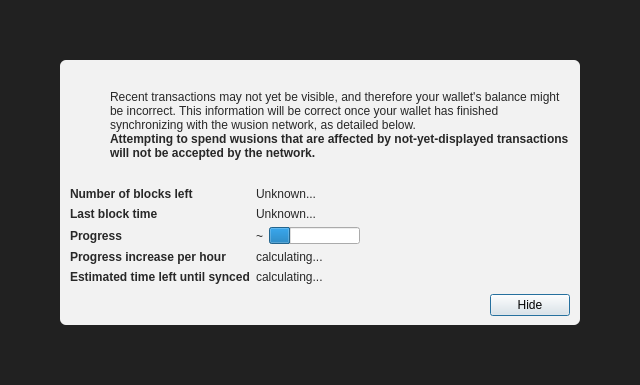
<?xml version="1.0" encoding="UTF-8"?>
<ui version="4.0">
 <class>ModalOverlay</class>
 <widget class="ModalOverlay" name="ModalOverlay">
  <property name="geometry">
   <rect>
    <x>0</x>
    <y>0</y>
    <width>640</width>
    <height>385</height>
   </rect>
  </property>
  <property name="windowTitle">
   <string>Form</string>
  </property>
  <layout class="QVBoxLayout" name="verticalLayout" stretch="0">
   <property name="sizeConstraint">
    <enum>QLayout::SetDefaultConstraint</enum>
   </property>
   <property name="leftMargin">
    <number>0</number>
   </property>
   <property name="topMargin">
    <number>0</number>
   </property>
   <property name="rightMargin">
    <number>0</number>
   </property>
   <property name="bottomMargin">
    <number>0</number>
   </property>
   <item>
    <widget class="QWidget" name="bgWidget" native="true">
     <property name="styleSheet">
      <string notr="true">#bgWidget { background: rgba(0,0,0,220); }</string>
     </property>
     <layout class="QVBoxLayout" name="verticalLayoutMain" stretch="1">
      <property name="leftMargin">
       <number>60</number>
      </property>
      <property name="topMargin">
       <number>60</number>
      </property>
      <property name="rightMargin">
       <number>60</number>
      </property>
      <property name="bottomMargin">
       <number>60</number>
      </property>
      <item>
       <widget class="QWidget" name="contentWidget" native="true">
        <property name="styleSheet">
         <string notr="true">#contentWidget { background: rgba(255,255,255,240); border-radius: 6px; }

QLabel { color: rgb(40,40,40);  }</string>
        </property>
        <layout class="QVBoxLayout" name="verticalLayoutSub" stretch="1,0,0,0">
         <property name="spacing">
          <number>0</number>
         </property>
         <property name="leftMargin">
          <number>10</number>
         </property>
         <property name="topMargin">
          <number>10</number>
         </property>
         <property name="rightMargin">
          <number>10</number>
         </property>
         <property name="bottomMargin">
          <number>10</number>
         </property>
         <item>
          <layout class="QHBoxLayout" name="horizontalLayoutIconText" stretch="0,1">
           <property name="topMargin">
            <number>20</number>
           </property>
           <item>
            <layout class="QVBoxLayout" name="verticalLayoutIcon">
             <property name="leftMargin">
              <number>0</number>
             </property>
             <item>
              <widget class="QPushButton" name="warningIcon">
               <property name="enabled">
                <bool>false</bool>
               </property>
               <property name="text">
                <string/>
               </property>
               <property name="icon">
                <iconset>
                 <normaloff>:/icons/warning</normaloff>
                 <disabledoff>:/icons/warning</disabledoff>:/icons/warning</iconset>
               </property>
               <property name="iconSize">
                <size>
                 <width>48</width>
                 <height>48</height>
                </size>
               </property>
               <property name="flat">
                <bool>true</bool>
               </property>
              </widget>
             </item>
             <item>
              <spacer name="verticalSpacerWarningIcon">
               <property name="orientation">
                <enum>Qt::Vertical</enum>
               </property>
               <property name="sizeHint" stdset="0">
                <size>
                 <width>20</width>
                 <height>40</height>
                </size>
               </property>
              </spacer>
             </item>
            </layout>
           </item>
           <item>
            <layout class="QVBoxLayout" name="verticalLayoutInfoText">
             <property name="leftMargin">
              <number>0</number>
             </property>
             <property name="topMargin">
              <number>0</number>
             </property>
             <item>
              <widget class="QLabel" name="infoText">
               <property name="text">
                <string>Recent transactions may not yet be visible, and therefore your wallet's balance might be incorrect. This information will be correct once your wallet has finished synchronizing with the wusion network, as detailed below.</string>
               </property>
               <property name="textFormat">
                <enum>Qt::RichText</enum>
               </property>
               <property name="wordWrap">
                <bool>true</bool>
               </property>
              </widget>
             </item>
             <item>
              <widget class="QLabel" name="infoTextStrong">
               <property name="font">
                <font>
                 <weight>75</weight>
                 <bold>true</bold>
                </font>
               </property>
               <property name="text">
                <string>Attempting to spend wusions that are affected by not-yet-displayed transactions will not be accepted by the network.</string>
               </property>
               <property name="textFormat">
                <enum>Qt::RichText</enum>
               </property>
               <property name="wordWrap">
                <bool>true</bool>
               </property>
              </widget>
             </item>
             <item>
              <spacer name="verticalSpacerInTextSpace">
               <property name="orientation">
                <enum>Qt::Vertical</enum>
               </property>
               <property name="sizeHint" stdset="0">
                <size>
                 <width>20</width>
                 <height>40</height>
                </size>
               </property>
              </spacer>
             </item>
            </layout>
           </item>
          </layout>
         </item>
         <item>
          <spacer name="verticalSpacerAfterText">
           <property name="orientation">
            <enum>Qt::Vertical</enum>
           </property>
           <property name="sizeHint" stdset="0">
            <size>
             <width>20</width>
             <height>40</height>
            </size>
           </property>
          </spacer>
         </item>
         <item>
          <layout class="QFormLayout" name="formLayout">
           <property name="fieldGrowthPolicy">
            <enum>QFormLayout::FieldsStayAtSizeHint</enum>
           </property>
           <property name="horizontalSpacing">
            <number>6</number>
           </property>
           <property name="verticalSpacing">
            <number>6</number>
           </property>
           <property name="topMargin">
            <number>10</number>
           </property>
           <item row="0" column="0">
            <widget class="QLabel" name="labelNumberOfBlocksLeft">
             <property name="font">
              <font>
               <weight>75</weight>
               <bold>true</bold>
              </font>
             </property>
             <property name="text">
              <string>Number of blocks left</string>
             </property>
            </widget>
           </item>
           <item row="0" column="1">
            <widget class="QLabel" name="numberOfBlocksLeft">
             <property name="text">
              <string>Unknown...</string>
             </property>
            </widget>
           </item>
           <item row="1" column="0">
            <widget class="QLabel" name="labelLastBlockTime">
             <property name="font">
              <font>
               <weight>75</weight>
               <bold>true</bold>
              </font>
             </property>
             <property name="text">
              <string>Last block time</string>
             </property>
            </widget>
           </item>
           <item row="1" column="1">
            <widget class="QLabel" name="newestBlockDate">
             <property name="sizePolicy">
              <sizepolicy hsizetype="Maximum" vsizetype="Preferred">
               <horstretch>0</horstretch>
               <verstretch>0</verstretch>
              </sizepolicy>
             </property>
             <property name="text">
              <string>Unknown...</string>
             </property>
            </widget>
           </item>
           <item row="2" column="0">
            <widget class="QLabel" name="labelSyncDone">
             <property name="font">
              <font>
               <weight>75</weight>
               <bold>true</bold>
              </font>
             </property>
             <property name="text">
              <string>Progress</string>
             </property>
            </widget>
           </item>
           <item row="2" column="1">
            <layout class="QHBoxLayout" name="horizontalLayoutSync" stretch="0,1">
             <item>
              <widget class="QLabel" name="percentageProgress">
               <property name="text">
                <string notr="true">~</string>
               </property>
              </widget>
             </item>
             <item>
              <widget class="QProgressBar" name="progressBar">
               <property name="value">
                <number>24</number>
               </property>
               <property name="format">
                <string/>
               </property>
              </widget>
             </item>
            </layout>
           </item>
           <item row="4" column="0">
            <widget class="QLabel" name="labelProgressIncrease">
             <property name="font">
              <font>
               <weight>75</weight>
               <bold>true</bold>
              </font>
             </property>
             <property name="text">
              <string>Progress increase per hour</string>
             </property>
            </widget>
           </item>
           <item row="4" column="1">
            <widget class="QLabel" name="progressIncreasePerH">
             <property name="text">
              <string>calculating...</string>
             </property>
            </widget>
           </item>
           <item row="5" column="0">
            <widget class="QLabel" name="labelEstimatedTimeLeft">
             <property name="font">
              <font>
               <weight>75</weight>
               <bold>true</bold>
              </font>
             </property>
             <property name="text">
              <string>Estimated time left until synced</string>
             </property>
            </widget>
           </item>
           <item row="5" column="1">
            <widget class="QLabel" name="expectedTimeLeft">
             <property name="text">
              <string>calculating...</string>
             </property>
            </widget>
           </item>
          </layout>
         </item>
         <item>
          <layout class="QHBoxLayout" name="horizontalLayoutButtons">
           <property name="leftMargin">
            <number>10</number>
           </property>
           <property name="topMargin">
            <number>10</number>
           </property>
           <item>
            <spacer name="horizontalSpacer">
             <property name="orientation">
              <enum>Qt::Horizontal</enum>
             </property>
             <property name="sizeHint" stdset="0">
              <size>
               <width>40</width>
               <height>20</height>
              </size>
             </property>
            </spacer>
           </item>
           <item>
            <widget class="QPushButton" name="closeButton">
             <property name="text">
              <string>Hide</string>
             </property>
             <property name="focusPolicy">
              <enum>Qt::StrongFocus</enum>
             </property>
             <property name="default">
              <bool>true</bool>
             </property>
            </widget>
           </item>
          </layout>
         </item>
        </layout>
       </widget>
      </item>
     </layout>
    </widget>
   </item>
  </layout>
 </widget>
 <customwidgets>
  <customwidget>
   <class>ModalOverlay</class>
   <extends>QWidget</extends>
   <header>qt/modaloverlay.h</header>
   <container>1</container>
  </customwidget>
 </customwidgets>
 <resources/>
 <connections/>
</ui>
